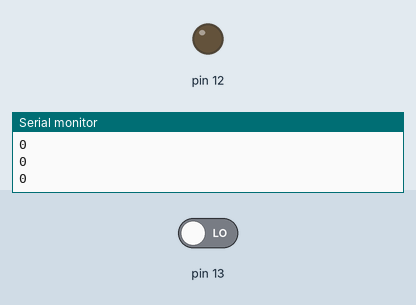
Simulated run of this sketch. Board: Arduino Uno, built with avr-gcc and run on an emulated ATmega328P. On the bench: output pins drawn as LEDs (lit = HIGH), the last lines printed to the serial monitor. Inputs (shaded band) come from the test bench; at power-on: pin 13 LOW.

Above: at 1.2 s.
1.3 s: pin 13 driven HIGH
At 2.4 s:
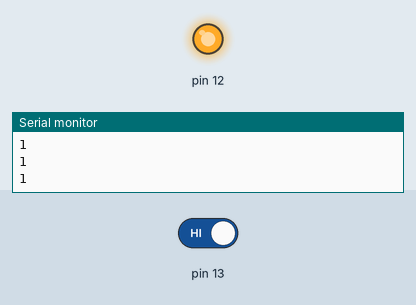
2.8 s: pin 13 driven LOW
At 3.7 s:
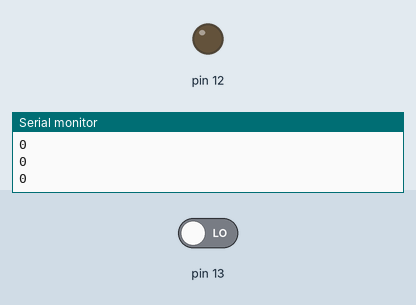
Timing chart, 0 to 5.8 s (numbered marks = the images above; inputs shaded):
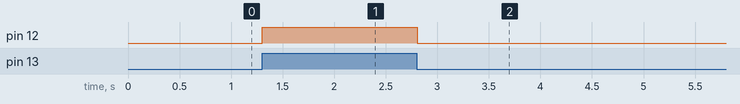

The sketch:

6-If_Condition.ino
```cpp
void setup() {
  // put your setup code here, to run once:
  Serial.begin(9600);
  pinMode(13,INPUT);
  pinMode(12,OUTPUT);

}

void loop() {
  // put your main code here, to run repeatedly:
  int state = digitalRead(13);
  Serial.println(state);


  if(state == 1){
    digitalWrite(12,HIGH);
  }
  else{
    digitalWrite(12,LOW);
  }


  delay(10);
}
```

Measured:
- after the input at 1.3 s, pin 12: LOW → HIGH at once
- after the input at 2.8 s, pin 12: HIGH → LOW at once
